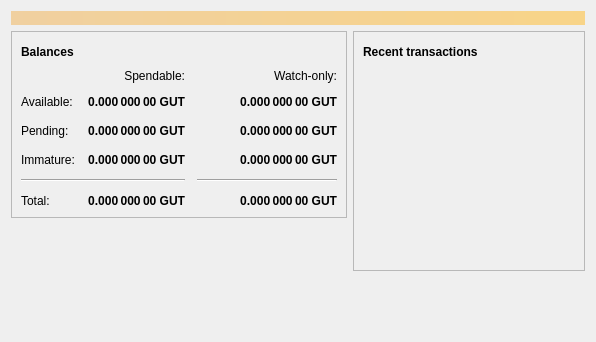
<?xml version="1.0" encoding="UTF-8"?>
<ui version="4.0">
 <class>OverviewPage</class>
 <widget class="QWidget" name="OverviewPage">
  <property name="geometry">
   <rect>
    <x>0</x>
    <y>0</y>
    <width>596</width>
    <height>342</height>
   </rect>
  </property>
  <property name="windowTitle">
   <string>Form</string>
  </property>
  <layout class="QVBoxLayout" name="topLayout">
   <item>
    <widget class="QLabel" name="labelAlerts">
     <property name="visible">
      <bool>false</bool>
     </property>
     <property name="styleSheet">
      <string notr="true">QLabel { background-color: qlineargradient(x1: 0, y1: 0, x2: 1, y2: 0, stop:0 #F0D0A0, stop:1 #F8D488); color:#000000; }</string>
     </property>
     <property name="wordWrap">
      <bool>true</bool>
     </property>
     <property name="margin">
      <number>3</number>
     </property>
     <property name="textInteractionFlags">
      <set>Qt::TextSelectableByMouse</set>
     </property>
    </widget>
   </item>
   <item>
    <layout class="QHBoxLayout" name="horizontalLayout" stretch="1,1">
     <item>
      <layout class="QVBoxLayout" name="verticalLayout_2">
       <item>
        <widget class="QFrame" name="frame">
         <property name="frameShape">
          <enum>QFrame::StyledPanel</enum>
         </property>
         <property name="frameShadow">
          <enum>QFrame::Raised</enum>
         </property>
         <layout class="QVBoxLayout" name="verticalLayout_4">
          <item>
           <layout class="QHBoxLayout" name="horizontalLayout_4">
            <item>
             <widget class="QLabel" name="label_5">
              <property name="font">
               <font>
                <weight>75</weight>
                <bold>true</bold>
               </font>
              </property>
              <property name="text">
               <string>Balances</string>
              </property>
             </widget>
            </item>
            <item>
             <widget class="QPushButton" name="labelWalletStatus">
              <property name="enabled">
               <bool>true</bool>
              </property>
              <property name="maximumSize">
               <size>
                <width>30</width>
                <height>16777215</height>
               </size>
              </property>
              <property name="toolTip">
               <string>The displayed information may be out of date. Your wallet automatically synchronizes with the Gpunion network after a connection is established, but this process has not completed yet.</string>
              </property>
              <property name="text">
               <string/>
              </property>
              <property name="icon">
               <iconset resource="../gpunion.qrc">
                <normaloff>:/icons/warning</normaloff>
                <disabledoff>:/icons/warning</disabledoff>:/icons/warning</iconset>
              </property>
              <property name="iconSize">
               <size>
                <width>24</width>
                <height>24</height>
               </size>
              </property>
              <property name="flat">
               <bool>true</bool>
              </property>
             </widget>
            </item>
            <item>
             <spacer name="horizontalSpacer_3">
              <property name="orientation">
               <enum>Qt::Horizontal</enum>
              </property>
              <property name="sizeHint" stdset="0">
               <size>
                <width>40</width>
                <height>20</height>
               </size>
              </property>
             </spacer>
            </item>
           </layout>
          </item>
          <item>
           <layout class="QGridLayout" name="gridLayout">
            <property name="spacing">
             <number>12</number>
            </property>
            <item row="2" column="2">
             <widget class="QLabel" name="labelWatchPending">
              <property name="font">
               <font>
                <weight>75</weight>
                <bold>true</bold>
               </font>
              </property>
              <property name="cursor">
               <cursorShape>IBeamCursor</cursorShape>
              </property>
              <property name="toolTip">
               <string>Unconfirmed transactions to watch-only addresses</string>
              </property>
              <property name="text">
               <string notr="true">0.000 000 00 GUT</string>
              </property>
              <property name="alignment">
               <set>Qt::AlignRight|Qt::AlignTrailing|Qt::AlignVCenter</set>
              </property>
              <property name="textInteractionFlags">
               <set>Qt::LinksAccessibleByMouse|Qt::TextSelectableByKeyboard|Qt::TextSelectableByMouse</set>
              </property>
             </widget>
            </item>
            <item row="2" column="1">
             <widget class="QLabel" name="labelUnconfirmed">
              <property name="font">
               <font>
                <weight>75</weight>
                <bold>true</bold>
               </font>
              </property>
              <property name="cursor">
               <cursorShape>IBeamCursor</cursorShape>
              </property>
              <property name="toolTip">
               <string>Total of transactions that have yet to be confirmed, and do not yet count toward the spendable balance</string>
              </property>
              <property name="text">
               <string notr="true">0.000 000 00 GUT</string>
              </property>
              <property name="alignment">
               <set>Qt::AlignRight|Qt::AlignTrailing|Qt::AlignVCenter</set>
              </property>
              <property name="textInteractionFlags">
               <set>Qt::LinksAccessibleByMouse|Qt::TextSelectableByKeyboard|Qt::TextSelectableByMouse</set>
              </property>
             </widget>
            </item>
            <item row="3" column="2">
             <widget class="QLabel" name="labelWatchImmature">
              <property name="font">
               <font>
                <weight>75</weight>
                <bold>true</bold>
               </font>
              </property>
              <property name="cursor">
               <cursorShape>IBeamCursor</cursorShape>
              </property>
              <property name="toolTip">
               <string>Mined balance in watch-only addresses that has not yet matured</string>
              </property>
              <property name="text">
               <string notr="true">0.000 000 00 GUT</string>
              </property>
              <property name="alignment">
               <set>Qt::AlignRight|Qt::AlignTrailing|Qt::AlignVCenter</set>
              </property>
              <property name="textInteractionFlags">
               <set>Qt::LinksAccessibleByMouse|Qt::TextSelectableByKeyboard|Qt::TextSelectableByMouse</set>
              </property>
             </widget>
            </item>
            <item row="4" column="0" colspan="2">
             <widget class="Line" name="line">
              <property name="orientation">
               <enum>Qt::Horizontal</enum>
              </property>
             </widget>
            </item>
            <item row="4" column="2">
             <widget class="Line" name="lineWatchBalance">
              <property name="sizePolicy">
               <sizepolicy hsizetype="Preferred" vsizetype="Fixed">
                <horstretch>0</horstretch>
                <verstretch>0</verstretch>
               </sizepolicy>
              </property>
              <property name="minimumSize">
               <size>
                <width>140</width>
                <height>0</height>
               </size>
              </property>
              <property name="orientation">
               <enum>Qt::Horizontal</enum>
              </property>
             </widget>
            </item>
            <item row="5" column="0">
             <widget class="QLabel" name="labelTotalText">
              <property name="text">
               <string>Total:</string>
              </property>
             </widget>
            </item>
            <item row="3" column="1">
             <widget class="QLabel" name="labelImmature">
              <property name="font">
               <font>
                <weight>75</weight>
                <bold>true</bold>
               </font>
              </property>
              <property name="cursor">
               <cursorShape>IBeamCursor</cursorShape>
              </property>
              <property name="toolTip">
               <string>Mined balance that has not yet matured</string>
              </property>
              <property name="text">
               <string notr="true">0.000 000 00 GUT</string>
              </property>
              <property name="alignment">
               <set>Qt::AlignRight|Qt::AlignTrailing|Qt::AlignVCenter</set>
              </property>
              <property name="textInteractionFlags">
               <set>Qt::LinksAccessibleByMouse|Qt::TextSelectableByKeyboard|Qt::TextSelectableByMouse</set>
              </property>
             </widget>
            </item>
            <item row="2" column="3">
             <spacer name="horizontalSpacer_2">
              <property name="orientation">
               <enum>Qt::Horizontal</enum>
              </property>
              <property name="sizeHint" stdset="0">
               <size>
                <width>40</width>
                <height>20</height>
               </size>
              </property>
             </spacer>
            </item>
            <item row="3" column="0">
             <widget class="QLabel" name="labelImmatureText">
              <property name="text">
               <string>Immature:</string>
              </property>
             </widget>
            </item>
            <item row="5" column="1">
             <widget class="QLabel" name="labelTotal">
              <property name="font">
               <font>
                <weight>75</weight>
                <bold>true</bold>
               </font>
              </property>
              <property name="cursor">
               <cursorShape>IBeamCursor</cursorShape>
              </property>
              <property name="toolTip">
               <string>Your current total balance</string>
              </property>
              <property name="text">
               <string notr="true">0.000 000 00 GUT</string>
              </property>
              <property name="alignment">
               <set>Qt::AlignRight|Qt::AlignTrailing|Qt::AlignVCenter</set>
              </property>
              <property name="textInteractionFlags">
               <set>Qt::LinksAccessibleByMouse|Qt::TextSelectableByKeyboard|Qt::TextSelectableByMouse</set>
              </property>
             </widget>
            </item>
            <item row="5" column="2">
             <widget class="QLabel" name="labelWatchTotal">
              <property name="font">
               <font>
                <weight>75</weight>
                <bold>true</bold>
               </font>
              </property>
              <property name="cursor">
               <cursorShape>IBeamCursor</cursorShape>
              </property>
              <property name="toolTip">
               <string>Current total balance in watch-only addresses</string>
              </property>
              <property name="text">
               <string notr="true">0.000 000 00 GUT</string>
              </property>
              <property name="alignment">
               <set>Qt::AlignRight|Qt::AlignTrailing|Qt::AlignVCenter</set>
              </property>
              <property name="textInteractionFlags">
               <set>Qt::LinksAccessibleByMouse|Qt::TextSelectableByKeyboard|Qt::TextSelectableByMouse</set>
              </property>
             </widget>
            </item>
            <item row="0" column="2">
             <widget class="QLabel" name="labelWatchonly">
              <property name="text">
               <string>Watch-only:</string>
              </property>
              <property name="alignment">
               <set>Qt::AlignRight|Qt::AlignTrailing|Qt::AlignVCenter</set>
              </property>
             </widget>
            </item>
            <item row="1" column="0">
             <widget class="QLabel" name="labelBalanceText">
              <property name="text">
               <string>Available:</string>
              </property>
             </widget>
            </item>
            <item row="1" column="1">
             <widget class="QLabel" name="labelBalance">
              <property name="font">
               <font>
                <weight>75</weight>
                <bold>true</bold>
               </font>
              </property>
              <property name="cursor">
               <cursorShape>IBeamCursor</cursorShape>
              </property>
              <property name="toolTip">
               <string>Your current spendable balance</string>
              </property>
              <property name="text">
               <string notr="true">0.000 000 00 GUT</string>
              </property>
              <property name="alignment">
               <set>Qt::AlignRight|Qt::AlignTrailing|Qt::AlignVCenter</set>
              </property>
              <property name="textInteractionFlags">
               <set>Qt::LinksAccessibleByMouse|Qt::TextSelectableByKeyboard|Qt::TextSelectableByMouse</set>
              </property>
             </widget>
            </item>
            <item row="1" column="2">
             <widget class="QLabel" name="labelWatchAvailable">
              <property name="font">
               <font>
                <weight>75</weight>
                <bold>true</bold>
               </font>
              </property>
              <property name="cursor">
               <cursorShape>IBeamCursor</cursorShape>
              </property>
              <property name="toolTip">
               <string>Your current balance in watch-only addresses</string>
              </property>
              <property name="text">
               <string notr="true">0.000 000 00 GUT</string>
              </property>
              <property name="alignment">
               <set>Qt::AlignRight|Qt::AlignTrailing|Qt::AlignVCenter</set>
              </property>
              <property name="textInteractionFlags">
               <set>Qt::LinksAccessibleByMouse|Qt::TextSelectableByKeyboard|Qt::TextSelectableByMouse</set>
              </property>
             </widget>
            </item>
            <item row="2" column="0">
             <widget class="QLabel" name="labelPendingText">
              <property name="text">
               <string>Pending:</string>
              </property>
             </widget>
            </item>
            <item row="0" column="1">
             <widget class="QLabel" name="labelSpendable">
              <property name="text">
               <string>Spendable:</string>
              </property>
              <property name="alignment">
               <set>Qt::AlignRight|Qt::AlignTrailing|Qt::AlignVCenter</set>
              </property>
             </widget>
            </item>
           </layout>
          </item>
         </layout>
        </widget>
       </item>
       <item>
        <spacer name="verticalSpacer">
         <property name="orientation">
          <enum>Qt::Vertical</enum>
         </property>
         <property name="sizeHint" stdset="0">
          <size>
           <width>20</width>
           <height>40</height>
          </size>
         </property>
        </spacer>
       </item>
      </layout>
     </item>
     <item>
      <layout class="QVBoxLayout" name="verticalLayout_3">
       <item>
        <widget class="QFrame" name="frame_2">
         <property name="frameShape">
          <enum>QFrame::StyledPanel</enum>
         </property>
         <property name="frameShadow">
          <enum>QFrame::Raised</enum>
         </property>
         <layout class="QVBoxLayout" name="verticalLayout">
          <item>
           <layout class="QHBoxLayout" name="horizontalLayout_2">
            <item>
             <widget class="QLabel" name="label_4">
              <property name="font">
               <font>
                <weight>75</weight>
                <bold>true</bold>
               </font>
              </property>
              <property name="text">
               <string>Recent transactions</string>
              </property>
             </widget>
            </item>
            <item>
             <widget class="QPushButton" name="labelTransactionsStatus">
              <property name="enabled">
               <bool>true</bool>
              </property>
              <property name="maximumSize">
               <size>
                <width>30</width>
                <height>16777215</height>
               </size>
              </property>
              <property name="toolTip">
               <string>The displayed information may be out of date. Your wallet automatically synchronizes with the Gpunion network after a connection is established, but this process has not completed yet.</string>
              </property>
              <property name="text">
               <string/>
              </property>
              <property name="icon">
               <iconset resource="../gpunion.qrc">
                <normaloff>:/icons/warning</normaloff>
                <disabledoff>:/icons/warning</disabledoff>:/icons/warning</iconset>
              </property>
              <property name="iconSize">
               <size>
                <width>24</width>
                <height>24</height>
               </size>
              </property>
              <property name="flat">
               <bool>true</bool>
              </property>
             </widget>
            </item>
            <item>
             <spacer name="horizontalSpacer">
              <property name="orientation">
               <enum>Qt::Horizontal</enum>
              </property>
              <property name="sizeHint" stdset="0">
               <size>
                <width>40</width>
                <height>20</height>
               </size>
              </property>
             </spacer>
            </item>
           </layout>
          </item>
          <item>
           <widget class="QListView" name="listTransactions">
            <property name="styleSheet">
             <string notr="true">QListView { background: transparent; }</string>
            </property>
            <property name="frameShape">
             <enum>QFrame::NoFrame</enum>
            </property>
            <property name="verticalScrollBarPolicy">
             <enum>Qt::ScrollBarAlwaysOff</enum>
            </property>
            <property name="horizontalScrollBarPolicy">
             <enum>Qt::ScrollBarAlwaysOff</enum>
            </property>
            <property name="selectionMode">
             <enum>QAbstractItemView::NoSelection</enum>
            </property>
           </widget>
          </item>
         </layout>
        </widget>
       </item>
       <item>
        <spacer name="verticalSpacer_2">
         <property name="orientation">
          <enum>Qt::Vertical</enum>
         </property>
         <property name="sizeHint" stdset="0">
          <size>
           <width>20</width>
           <height>40</height>
          </size>
         </property>
        </spacer>
       </item>
      </layout>
     </item>
    </layout>
   </item>
  </layout>
 </widget>
 <resources/>
 <connections/>
</ui>
